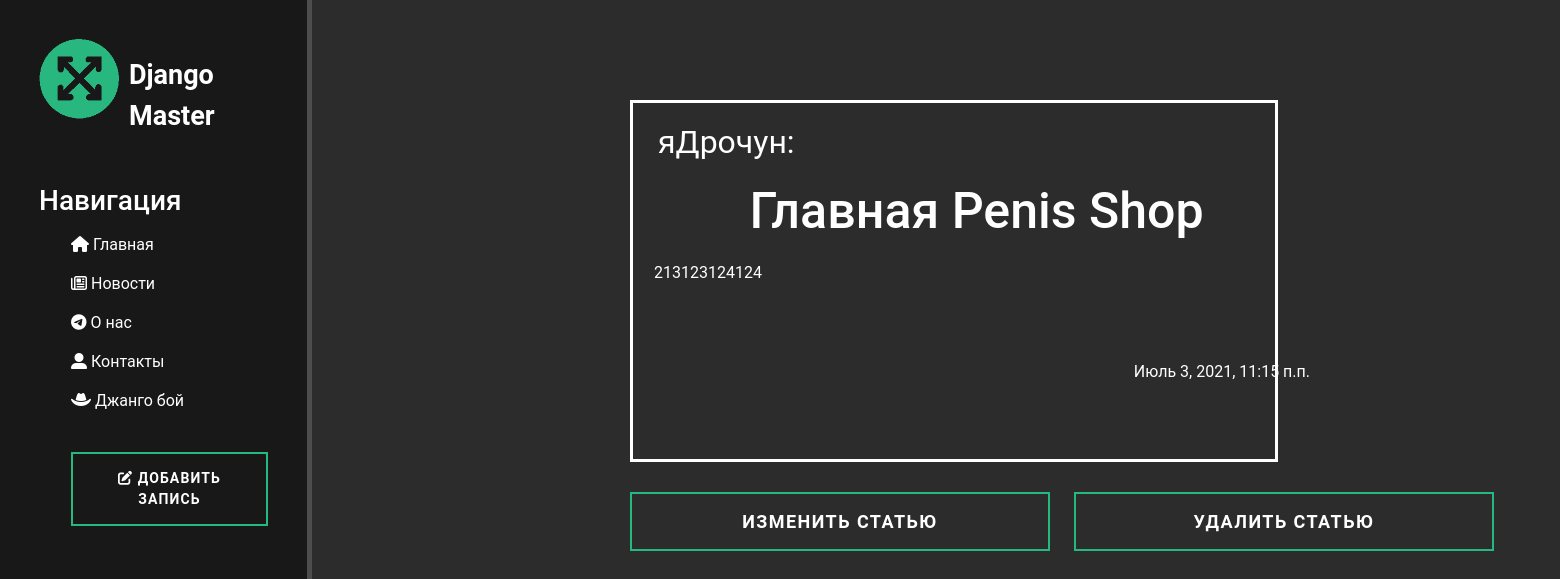
Screenshot of /news/10 with the database file from the repository.
### news/models.py (models this page shows, shortened)
class Article (models.Model):
    author_name = models.CharField ('Имя автора', max_length=50)
    title = models.CharField('Название', max_length=50)
    anons = models.CharField('Анонс', max_length=200)
    full_text = models.TextField('Статья')
    date = models.DateTimeField('Дата публикации')
    class Meta:
        verbose_name = 'Новость'
        verbose_name_plural = 'Новости'

### news/views.py (the view)
class NewsDetailView(DetailView):
    model = Article
    template_name = 'news/details_view.html'
    context_object_name = 'article'

### news/templates/news/details_view.html (shortened to what this page needs)
{% extends 'main/layout.html' %}
{% block content%}
    <div class="features article_block">
        <span class="name">{{article.author_name}}</span>
        <h1 class="title">{{article.title}}</h1>
        <p class="full_text">{{article.full_text}}</p>
        <span class="date"><p>{{article.date}}</p></span>
    </div>
    <br><br>
    <div class="buttons">
        <a href="{% url 'news_update' article.id %}"><button class="btn btn-success update" type="submit">Изменить статью</button></a>
        <a href="{% url 'news_delete' article.id %}"><button class="btn btn-success delete" type="submit">Удалить статью</button></a>
    </div>
{% endblock %}

### main/static/main/css/main.css (style rules this page uses)
:root { --main-color: #23b980; }
body { background: #2c2c2c; font-family: Roboto, Arial }
a { text-decoration: none; }
main .features { float: left; color: white; margin-top:100px; margin-left: 150px; text-align: center; width: 60%; }
main .features p { max-width: 600px; margin: 20px auto }
main .features h1 { font-size: 50px }
.btn-success { width:500px; padding: 14px 15px; font-size:18px; font-weight: bold; text-align: center; text-decoration: none; text-transform: uppercase; letter-spacing: .08em; background: #2c2c2c; border: 2px solid var(--main-color) }
div.article_block { border: 3px solid #fff; }
span.name { display: block; font-size:32px; padding: 15px; margin-left: 10px; text-align:left; }
span.name:after { content: ":" }
span.date { display:block; margin: 40px; position: relative; left: 90px; padding:15px; text-align: right; }
h1.title { display: block: text-align: center margin-top: 15px; margin-left: 45px; max-width: 750px; }
p.full_text { text-align: justify; }
.buttons { width: 1200px; position: relative; top: 30px; }
button.update, button.delete { display: inline; width: 420px; border-radius: 0; margin-left: 20px; }
button.update { margin-left: 150px; }

### rows the page displays
Article: author_name "яДрочун", title "Главная Penis Shop", full_text "213123124124", date "Июль 3, 2021, 11:15 п.п."
